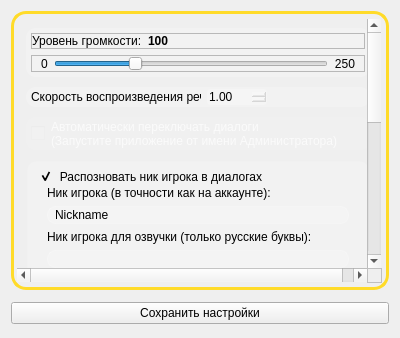
<?xml version="1.0" encoding="UTF-8"?>
<ui version="4.0">
 <class>Form</class>
 <widget class="QWidget" name="Form">
  <property name="geometry">
   <rect>
    <x>0</x>
    <y>0</y>
    <width>400</width>
    <height>338</height>
   </rect>
  </property>
  <property name="windowTitle">
   <string>Form</string>
  </property>
  <layout class="QVBoxLayout" name="verticalLayout">
   <item>
    <widget class="QFrame" name="frameSettings">
     <property name="enabled">
      <bool>true</bool>
     </property>
     <layout class="QVBoxLayout" name="verticalLayout_5">
      <property name="spacing">
       <number>12</number>
      </property>
      <property name="leftMargin">
       <number>0</number>
      </property>
      <property name="topMargin">
       <number>0</number>
      </property>
      <property name="rightMargin">
       <number>0</number>
      </property>
      <property name="bottomMargin">
       <number>3</number>
      </property>
      <item>
       <widget class="QScrollArea" name="scrollArea">
        <property name="styleSheet">
         <string notr="true">QScrollArea {  
    border: 3px solid rgba(255, 219, 41, 255);;  
    border-radius: 15px;  
    padding: 5px 5px 5px 3px; 
}  
</string>
        </property>
        <property name="frameShape">
         <enum>QFrame::NoFrame</enum>
        </property>
        <property name="lineWidth">
         <number>1</number>
        </property>
        <property name="verticalScrollBarPolicy">
         <enum>Qt::ScrollBarAlwaysOn</enum>
        </property>
        <property name="widgetResizable">
         <bool>true</bool>
        </property>
        <widget class="QWidget" name="scrollAreaWidgetContents">
         <property name="geometry">
          <rect>
           <x>0</x>
           <y>0</y>
           <width>351</width>
           <height>616</height>
          </rect>
         </property>
         <property name="styleSheet">
          <string notr="true"/>
         </property>
         <layout class="QVBoxLayout" name="verticalLayout_6" stretch="0,0,0,0,0,0,0,0">
          <property name="spacing">
           <number>10</number>
          </property>
          <property name="leftMargin">
           <number>9</number>
          </property>
          <item>
           <widget class="QFrame" name="frameVolume">
            <property name="maximumSize">
             <size>
              <width>16777215</width>
              <height>50</height>
             </size>
            </property>
            <property name="styleSheet">
             <string notr="true">QFrame {
	background-color: none;
}

#frameVolume{
	border-radius: 10px;  
	background-color: rgba(255,255,255, 50);
	padding: 5px 5px 5px 5px; 
}

QSlider{
	background-color: none;
}</string>
            </property>
            <property name="frameShape">
             <enum>QFrame::StyledPanel</enum>
            </property>
            <property name="frameShadow">
             <enum>QFrame::Raised</enum>
            </property>
            <layout class="QVBoxLayout" name="verticalLayout_9">
             <property name="leftMargin">
              <number>0</number>
             </property>
             <property name="topMargin">
              <number>0</number>
             </property>
             <property name="rightMargin">
              <number>0</number>
             </property>
             <property name="bottomMargin">
              <number>0</number>
             </property>
             <item>
              <widget class="QFrame" name="frame_3">
               <property name="maximumSize">
                <size>
                 <width>16777215</width>
                 <height>30</height>
                </size>
               </property>
               <property name="frameShape">
                <enum>QFrame::StyledPanel</enum>
               </property>
               <property name="frameShadow">
                <enum>QFrame::Raised</enum>
               </property>
               <layout class="QFormLayout" name="formLayout_4">
                <property name="formAlignment">
                 <set>Qt::AlignLeading|Qt::AlignLeft|Qt::AlignVCenter</set>
                </property>
                <property name="leftMargin">
                 <number>0</number>
                </property>
                <property name="topMargin">
                 <number>0</number>
                </property>
                <property name="rightMargin">
                 <number>0</number>
                </property>
                <property name="bottomMargin">
                 <number>0</number>
                </property>
                <item row="0" column="0">
                 <widget class="QLabel" name="label_4">
                  <property name="text">
                   <string>Уровень громкости:</string>
                  </property>
                 </widget>
                </item>
                <item row="0" column="1">
                 <widget class="QLabel" name="volLabel">
                  <property name="font">
                   <font>
                    <weight>75</weight>
                    <bold>true</bold>
                   </font>
                  </property>
                  <property name="text">
                   <string>100</string>
                  </property>
                  <property name="alignment">
                   <set>Qt::AlignLeading|Qt::AlignLeft|Qt::AlignTop</set>
                  </property>
                 </widget>
                </item>
               </layout>
              </widget>
             </item>
             <item>
              <widget class="QFrame" name="frame_4">
               <property name="maximumSize">
                <size>
                 <width>16777215</width>
                 <height>30</height>
                </size>
               </property>
               <property name="frameShape">
                <enum>QFrame::StyledPanel</enum>
               </property>
               <property name="frameShadow">
                <enum>QFrame::Raised</enum>
               </property>
               <layout class="QHBoxLayout" name="horizontalLayout_2">
                <property name="topMargin">
                 <number>0</number>
                </property>
                <property name="bottomMargin">
                 <number>0</number>
                </property>
                <item>
                 <widget class="QLabel" name="minVolLabel">
                  <property name="text">
                   <string>0</string>
                  </property>
                  <property name="alignment">
                   <set>Qt::AlignLeading|Qt::AlignLeft|Qt::AlignVCenter</set>
                  </property>
                 </widget>
                </item>
                <item>
                 <widget class="QSlider" name="volSlider">
                  <property name="maximum">
                   <number>350</number>
                  </property>
                  <property name="value">
                   <number>100</number>
                  </property>
                  <property name="orientation">
                   <enum>Qt::Horizontal</enum>
                  </property>
                 </widget>
                </item>
                <item>
                 <widget class="QLabel" name="maxVolLabel">
                  <property name="text">
                   <string>250</string>
                  </property>
                  <property name="alignment">
                   <set>Qt::AlignRight|Qt::AlignTrailing|Qt::AlignVCenter</set>
                  </property>
                 </widget>
                </item>
               </layout>
              </widget>
             </item>
            </layout>
           </widget>
          </item>
          <item>
           <widget class="QFrame" name="frameVoiceSpeed">
            <property name="maximumSize">
             <size>
              <width>16777215</width>
              <height>30</height>
             </size>
            </property>
            <property name="styleSheet">
             <string notr="true">QFrame {
	background-color: none;
}

#frameVoiceSpeed{
	border-radius: 10px;  
	background-color: rgba(255,255,255, 50);
	padding: 2px 5px 2px 5px;
}

QDoubleSpinBox{
	border-radius: 3px;  
	background-color: rgba(255,255,255, 50);
}</string>
            </property>
            <property name="frameShape">
             <enum>QFrame::StyledPanel</enum>
            </property>
            <property name="frameShadow">
             <enum>QFrame::Raised</enum>
            </property>
            <layout class="QGridLayout" name="gridLayout">
             <property name="leftMargin">
              <number>0</number>
             </property>
             <property name="topMargin">
              <number>0</number>
             </property>
             <property name="rightMargin">
              <number>0</number>
             </property>
             <property name="bottomMargin">
              <number>0</number>
             </property>
             <item row="0" column="0">
              <layout class="QFormLayout" name="formLayout_3">
               <property name="sizeConstraint">
                <enum>QLayout::SetDefaultConstraint</enum>
               </property>
               <item row="0" column="0">
                <widget class="QLabel" name="label_7">
                 <property name="sizePolicy">
                  <sizepolicy hsizetype="Minimum" vsizetype="Preferred">
                   <horstretch>0</horstretch>
                   <verstretch>0</verstretch>
                  </sizepolicy>
                 </property>
                 <property name="maximumSize">
                  <size>
                   <width>170</width>
                   <height>16777215</height>
                  </size>
                 </property>
                 <property name="text">
                  <string>Скорость воспроизведения речи:</string>
                 </property>
                </widget>
               </item>
               <item row="0" column="1">
                <widget class="QDoubleSpinBox" name="speachSpeedSpinBox">
                 <property name="maximumSize">
                  <size>
                   <width>60</width>
                   <height>16777215</height>
                  </size>
                 </property>
                 <property name="minimum">
                  <double>0.250000000000000</double>
                 </property>
                 <property name="maximum">
                  <double>2.500000000000000</double>
                 </property>
                 <property name="singleStep">
                  <double>0.250000000000000</double>
                 </property>
                 <property name="value">
                  <double>1.000000000000000</double>
                 </property>
                </widget>
               </item>
              </layout>
             </item>
            </layout>
           </widget>
          </item>
          <item>
           <widget class="QCheckBox" name="switchDialCheckBox">
            <property name="enabled">
             <bool>false</bool>
            </property>
            <property name="styleSheet">
             <string notr="true">QCheckBox {
	border-radius: 10px;  
	background-color: rgba(255,255,255, 50);
	padding-left: 3px;
	padding: 2px 5px 2px 5px;
}
QCheckBox:disabled {
	background-color: rgba(255,255,255, 20);
	color:  rgba(255,255,255, 180);
}
</string>
            </property>
            <property name="text">
             <string>Автоматически переключать диалоги 
(Запустите приложение от имени Администратора)</string>
            </property>
           </widget>
          </item>
          <item>
           <widget class="QFrame" name="framePlayerNicks">
            <property name="styleSheet">
             <string notr="true">QFrame {
	background-color: none;
}

#framePlayerNicks{
	border: 3px solid rgba(255,50,50, 0);
	border-radius: 10px;  
	background-color: rgba(255,255,255, 50);
}

#groupBoxPlayerNicks, #groupBoxTrevelerGender{
	border-radius: 10px;  
	background-color: rgba(255,255,255, 0);
}

QRadioButton {
	background-color: rgba(255,255,255, 0);
}

QLineEdit{
	border: 1px solid rgba(255,255,255, 40);
	border-radius: 8px;  
	background-color: rgba(255,255,255, 40);
	padding-left: 5px;
}
QLineEdit::hover{
	border-color:  rgba(255,255,255, 150);
}
QLineEdit:disabled, QLabel:disabled, QGroupBox:disabled, QRadioButton:disabled{
	color:  rgba(255,255,255, 180);
}</string>
            </property>
            <layout class="QVBoxLayout" name="verticalLayout_8">
             <property name="topMargin">
              <number>5</number>
             </property>
             <item>
              <widget class="QGroupBox" name="groupBoxPlayerNicks">
               <property name="title">
                <string>Распозновать ник игрока в диалогах</string>
               </property>
               <property name="alignment">
                <set>Qt::AlignLeading|Qt::AlignLeft|Qt::AlignVCenter</set>
               </property>
               <property name="flat">
                <bool>true</bool>
               </property>
               <property name="checkable">
                <bool>true</bool>
               </property>
               <layout class="QVBoxLayout" name="verticalLayout_2">
                <property name="topMargin">
                 <number>18</number>
                </property>
                <property name="bottomMargin">
                 <number>4</number>
                </property>
                <item>
                 <widget class="QLabel" name="label_5">
                  <property name="text">
                   <string>Ник игрока (в точности как на аккаунте):</string>
                  </property>
                 </widget>
                </item>
                <item>
                 <widget class="QLineEdit" name="PlayerNameLineEdit">
                  <property name="text">
                   <string>Nickname</string>
                  </property>
                 </widget>
                </item>
                <item>
                 <widget class="QLabel" name="label_6">
                  <property name="text">
                   <string>Ник игрока для озвучки (только русские буквы):</string>
                  </property>
                 </widget>
                </item>
                <item>
                 <widget class="QLineEdit" name="VoicePlayerNameLineEdit">
                  <property name="inputMask">
                   <string/>
                  </property>
                  <property name="text">
                   <string/>
                  </property>
                 </widget>
                </item>
                <item>
                 <widget class="QGroupBox" name="groupBoxTrevelerGender">
                  <property name="enabled">
                   <bool>true</bool>
                  </property>
                  <property name="title">
                   <string>Голос для озвучки реплик Путешественника:</string>
                  </property>
                  <property name="alignment">
                   <set>Qt::AlignBottom|Qt::AlignLeading|Qt::AlignLeft</set>
                  </property>
                  <property name="flat">
                   <bool>true</bool>
                  </property>
                  <layout class="QHBoxLayout" name="horizontalLayout_3">
                   <property name="topMargin">
                    <number>18</number>
                   </property>
                   <item>
                    <widget class="QRadioButton" name="maleTrevelerGb">
                     <property name="text">
                      <string>Мужской</string>
                     </property>
                     <property name="checked">
                      <bool>true</bool>
                     </property>
                    </widget>
                   </item>
                   <item>
                    <widget class="QRadioButton" name="femaleTrevelerGb">
                     <property name="text">
                      <string>Женский</string>
                     </property>
                    </widget>
                   </item>
                  </layout>
                 </widget>
                </item>
               </layout>
              </widget>
             </item>
             <item>
              <widget class="QPushButton" name="nickQuestionBtn">
               <property name="maximumSize">
                <size>
                 <width>16777215</width>
                 <height>16777215</height>
                </size>
               </property>
               <property name="text">
                <string>Зачем задавать ник?</string>
               </property>
              </widget>
             </item>
            </layout>
           </widget>
          </item>
          <item>
           <widget class="QCheckBox" name="muteNoEventNpcCheckBox">
            <property name="minimumSize">
             <size>
              <width>0</width>
              <height>37</height>
             </size>
            </property>
            <property name="styleSheet">
             <string notr="true">QCheckBox {
	border-radius: 10px;  
	background-color: rgba(255,255,255, 50);
	padding-left: 3px;
	padding: 2px 5px 2px 5px;
	height:20;
}
</string>
            </property>
            <property name="text">
             <string>Не озвучивать частых персонажей-продавцов
(Катерина, кузнецы, Чайник)</string>
            </property>
            <property name="checked">
             <bool>true</bool>
            </property>
            <property name="tristate">
             <bool>false</bool>
            </property>
           </widget>
          </item>
          <item>
           <widget class="QGroupBox" name="groupBoxProcessers">
            <property name="styleSheet">
             <string notr="true">QFrame {
	background-color: none;
}

#groupBoxProcessers{
	border-radius: 10px;  
	background-color: rgba(255,255,255, 50);
}
QRadioButton{
	background-color: none;
}
</string>
            </property>
            <property name="title">
             <string>Используемый процессор</string>
            </property>
            <layout class="QGridLayout" name="gridLayout_2">
             <property name="topMargin">
              <number>18</number>
             </property>
             <item row="1" column="0">
              <layout class="QHBoxLayout" name="horizontalLayout">
               <item>
                <layout class="QVBoxLayout" name="verticalLayout_7">
                 <item>
                  <widget class="QRadioButton" name="CPU_rBtn">
                   <property name="text">
                    <string>CPU</string>
                   </property>
                  </widget>
                 </item>
                 <item>
                  <widget class="QRadioButton" name="GPU_rBtn">
                   <property name="text">
                    <string>GPU (Nvidia CUDA)</string>
                   </property>
                  </widget>
                 </item>
                </layout>
               </item>
               <item>
                <widget class="QLabel" name="label_2">
                 <property name="font">
                  <font>
                   <pointsize>10</pointsize>
                   <weight>75</weight>
                   <bold>true</bold>
                  </font>
                 </property>
                 <property name="styleSheet">
                  <string notr="true">color: rgb(255, 85, 0)</string>
                 </property>
                 <property name="text">
                  <string>Требуется
сохранение
и перезапуск </string>
                 </property>
                 <property name="alignment">
                  <set>Qt::AlignCenter</set>
                 </property>
                </widget>
               </item>
              </layout>
             </item>
            </layout>
           </widget>
          </item>
          <item>
           <widget class="QGroupBox" name="groupBoxMonitors">
            <property name="styleSheet">
             <string notr="true">QFrame {
	background-color: none;
}

#groupBoxMonitors{
	border-radius: 10px;  
	background-color: rgba(255,255,255, 50);
	padding-top: 8px;
}
</string>
            </property>
            <property name="title">
             <string>Монитор с игрой (если несколько мониторов)</string>
            </property>
            <layout class="QGridLayout" name="gridLayout_3">
             <property name="topMargin">
              <number>12</number>
             </property>
             <item row="0" column="0">
              <widget class="QComboBox" name="choiceMonitorCB">
               <property name="styleSheet">
                <string notr="true">border-radius: 8px;  
background-color: rgba(255,255,255, 50);
padding-left:5px;</string>
               </property>
              </widget>
             </item>
             <item row="1" column="0">
              <widget class="QPushButton" name="showMonitorNumbers">
               <property name="text">
                <string>Подсказать номера мониторов</string>
               </property>
              </widget>
             </item>
            </layout>
           </widget>
          </item>
          <item>
           <widget class="QCheckBox" name="showCV_chBtn">
            <property name="minimumSize">
             <size>
              <width>0</width>
              <height>37</height>
             </size>
            </property>
            <property name="styleSheet">
             <string notr="true">QCheckBox {
	border-radius: 10px;  
	background-color: rgba(255,255,255, 50);
	padding-left: 3px;
	padding: 2px 5px 2px 5px;
	height:20;
}
</string>
            </property>
            <property name="text">
             <string>Отображать окна технического зрения (для их закрытия 
 сначала снимите эту галочку, а потом закройте окна)</string>
            </property>
            <property name="checked">
             <bool>false</bool>
            </property>
           </widget>
          </item>
         </layout>
        </widget>
       </widget>
      </item>
      <item>
       <widget class="QPushButton" name="saveSettingsBtn">
        <property name="text">
         <string>Сохранить настройки</string>
        </property>
        <property name="icon">
         <iconset>
          <normaloff>../data/Logos/diskette.png</normaloff>../data/Logos/diskette.png</iconset>
        </property>
       </widget>
      </item>
     </layout>
    </widget>
   </item>
  </layout>
 </widget>
 <resources/>
 <connections/>
</ui>
